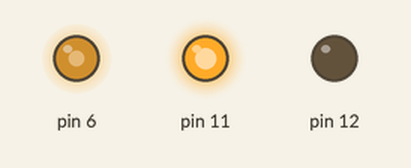
Recording of a sketch running on a simulated Arduino Uno, built with avr-gcc and run on an emulated ATmega328P. On the bench: output pins drawn as LEDs (lit = HIGH).

Above: at 0.1 s.
Timing chart, 0 to 1.6 s (numbered marks = the images above):
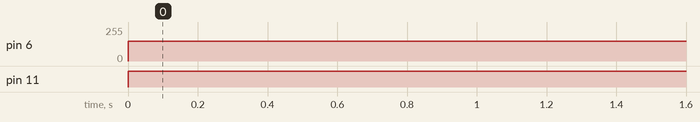

Measured:
- by itself, pin 6: 0/255 → 150/255 at 0.00 s
- by itself, pin 11: LOW → HIGH at 0.00 s

The sketch:

sketch_mar01a.ino
```cpp
void setup() {
  // put your setup code here, to run once:
pinMode(11,OUTPUT);
pinMode(12,OUTPUT);
pinMode(6,OUTPUT);
}

void loop() {
  // put your main code here, to run repeatedly:
digitalWrite(11,HIGH);
digitalWrite(12,LOW);
analogWrite(6,150);
}
```
